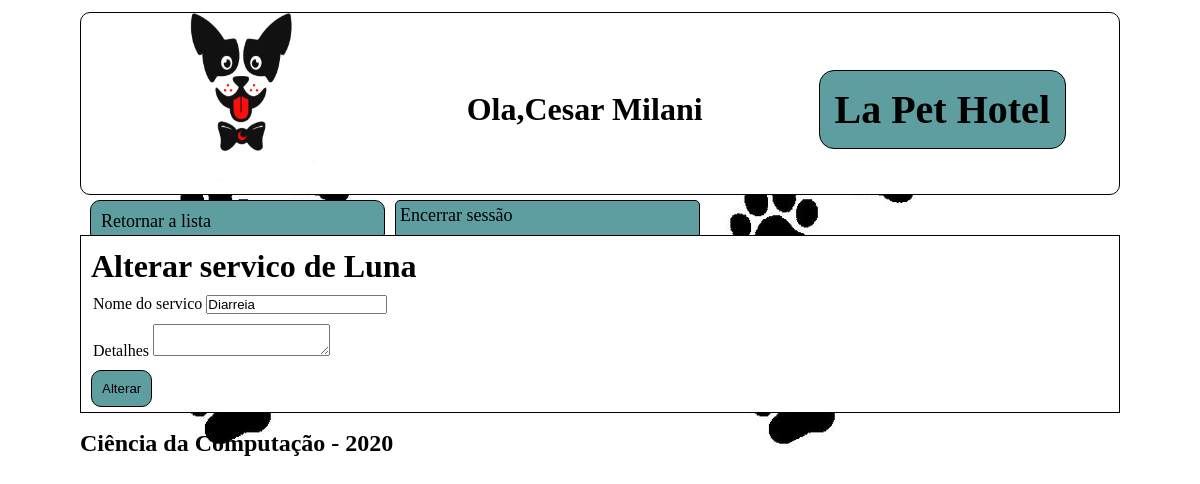
Page /servico/9/mudanca (signed in) on the committed database.
### cliente/models.py (models this page shows, shortened)
class Pessoa(models.Model):
    _CPF = models.CharField(max_length=16, blank=False,null=False, default=0)
    _nome = models.CharField("Nome",max_length=100,blank=False,null=False)
    _email = models.EmailField("E-Mail",max_length=200,blank=True, null=False, unique=True)
    _tel = models.CharField("Telefone",max_length=20,blank=True,null=True)
    user = models.OneToOneField(User, verbose_name="Usuario",on_delete=models.CASCADE, null=True)
    class Meta:
        abstract = True
    @property
    def nome(self):
        return self._nome
    @property
    def CPF(self):
        return self._CPF
    @property
    def email(self):
        return self._email
    @property
    def tel(self):
        return self._tel

class Monitor(Pessoa):
    administrador = models.ForeignKey(Administrador, verbose_name="Administradores",on_delete=models.CASCADE, null=True,blank=True)
    _CTPS = models.CharField(max_length=25,blank=True,null=True)
    class Meta:
        verbose_name = 'monitor'
        verbose_name_plural = 'monitores'
    @property
    def CTPS(self):
        return self._CTPS

class Servicos(models.Model):
    _nome=models.CharField("Nome do serviço",max_length=300,blank=False,null=False,default="Nome do serviço prestado")
    _detalhes=models.TextField("Detalhes", max_length=1000,blank=False,null=False,default="Serviço prestado")
    pet = models.ForeignKey(Pet,verbose_name="Pet que recebeu",on_delete=models.CASCADE, null=False,blank=False)
    monitor = models.ForeignKey(Monitor,verbose_name="Monitor que aplicou",on_delete=models.CASCADE, null=False,blank=False)
    data = models.DateTimeField(verbose_name="Data de ocorrência",auto_now_add=True)
    class Meta:
        verbose_name = 'serviço'
        verbose_name_plural = 'serviços'
    @property
    def nome(self):
        return self._nome
    @property
    def detalhes(self):
        return self._detalhes

### cliente/views.py (the view)
# urls.py: path('servico/<id>/mudanca',views.muda_servico),
@login_required(login_url='/login/')
def muda_servico(request,id):
    monitor = Monitor.objects.get(user = request.user)
    servico = Servicos.objects.get(monitor=monitor, id=id)
    return render(request, 'relatorio.html',{'monitor':monitor,'servico':servico})

### cliente/models.py (called while the page is built)
    @property
    def nome_pet(self):
        if self._nome_pet:
            return self._nome_pet
        return str(self.id)

### cliente/templates/relatorio.html
{%load static%}<!DOCTYPE html><html lang="en"><head><meta charset="UTF-8"><meta name="viewport" content="width=device-width,initial-scale=1"><link rel="stylesheet" type="text/css" href="{% static 'assets/css/relatorio.css' %}"><title>Ola,{{monitor.nome}}</title></head><body><div class="header"><img class="logo" src="{% static 'assets/imgs/logo.png' %}" alt="My image"><h1 class="user">Ola,{{monitor.nome}}</h1><h1 class="title">La Pet Hotel</h1></div><div class="nav"><ul class="nav-1"><li class="cadastro"><a href="/monitor/servicos/{{monitor.id}}">Retornar a lista</a></li><li class="logout"><a href="/logout/">Encerrar sessão</a></li></ul></div><div class="conteudo"><div class="pet"><h1>{%if servico%} Alterar servico de {{servico.pet.nome_pet}} {%else%} Cadastrar serviço {%endif%}</h1><div class="formulario"><form enctype="multipart/form-data" action="submit" , method="POST">{% csrf_token %} <input type="number" class="form-control" name="servico-id" value="{{servico.id}}" hidden><div class="campo"><label for="nome">Nome do servico</label> <input type="text" name="nome" value="{{servico.nome}}"></div><div class="campo"><label for="detalhes">Detalhes</label> <textarea name="detalhes" value="{{servico.detalhes}}"></textarea></div><button class="cadastro" type="submit">{%if servico%} Alterar {%else%} Cadastrar {%endif%}</button></form></div></div></div><div class="footer"><footer><h2>Ciência da Computação - 2020</h2></footer></div></body></html>

### static/assets/css/relatorio.css (style rules this page uses)
* { padding:0;margin:0 }
h1 { font-family:'Indie Flower',cursive;margin-left:10px;margin-top:12px }
body { display:grid;background-image:url("/static/assets/imgs/ossos.jpg");min-width:100vh;grid-template-columns:1fr;grid-template-rows:200px 30px 1fr 100px;grid-template-areas:'cabecalho' 'navegacao' 'conteudo' 'rodape' }
.header { display:flex;margin:12px 80px 5px 80px;grid-area:cabecalho;background-color:white;align-items:center;border:solid 1px black;border-radius:10px;justify-content:space-around }
.logo { height:100% }
.title { font-size:40px;font-family:'Indie Flower',cursive;border:solid 1px black;background-color:cadetblue;padding:15px;border-radius:15px }
.nav { grid-area:navegacao;margin:0 500px 5px 80px }
.nav-1 { display:grid;list-style:none;grid-template-columns:1fr 1fr;grid-gap:10px;grid-template-areas:'botao-1 botao-2' }
.cadastro { border:solid 1px black;padding:10px;border-radius:10px;margin-bottom:5px;margin-left:10px;background-color:cadetblue }
.nav-1 .logout { grid-area:botao-2;padding:4px;border:solid 1px black;background-color:cadetblue;border-radius:5px }
a { font-family:'Indie Flower',cursive;text-decoration:none;font-size:18px;color:black }
.conteudo { grid-area:conteudo;margin:5px 80px 5px 80px;background-color:white;display:grid;grid-template-columns:repeat(2,1fr);grid-gap:24px;border:solid 1px black }
.footer { grid-area:rodape;margin:12px 80px 5px 80px }
.campo { padding-left:12px;margin-top:10px;margin-bottom:10px }

### rows in the picture
Monitor: nome "Cesar Milani"
Servicos: pet.nome_pet "Luna", nome "Diarreia"
